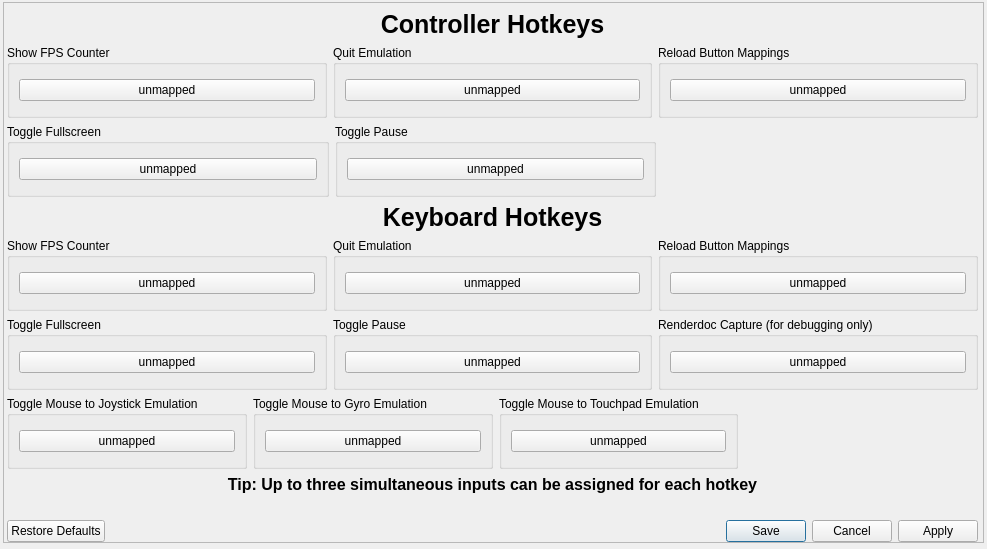
<?xml version="1.0" encoding="UTF-8"?>
<!-- SPDX-FileCopyrightText: Copyright 2024 shadPS4 Emulator Project
     SPDX-License-Identifier: GPL-2.0-or-later -->
<ui version="4.0">
 <class>Hotkeys</class>
 <widget class="QDialog" name="Hotkeys">
  <property name="windowModality">
   <enum>Qt::WindowModality::WindowModal</enum>
  </property>
  <property name="geometry">
   <rect>
    <x>0</x>
    <y>0</y>
    <width>987</width>
    <height>549</height>
   </rect>
  </property>
  <property name="windowTitle">
   <string>Customize Hotkeys</string>
  </property>
  <widget class="QScrollArea" name="scrollArea">
   <property name="geometry">
    <rect>
     <x>3</x>
     <y>2</y>
     <width>981</width>
     <height>541</height>
    </rect>
   </property>
   <property name="widgetResizable">
    <bool>true</bool>
   </property>
   <widget class="QWidget" name="scrollAreaWidgetContents">
    <property name="geometry">
     <rect>
      <x>0</x>
      <y>0</y>
      <width>979</width>
      <height>539</height>
     </rect>
    </property>
    <widget class="QWidget" name="verticalLayoutWidget_3">
     <property name="geometry">
      <rect>
       <x>3</x>
       <y>7</y>
       <width>971</width>
       <height>532</height>
      </rect>
     </property>
     <layout class="QVBoxLayout" name="HotkeysLayout">
      <item>
       <widget class="QLabel" name="controllerLabel">
        <property name="sizePolicy">
         <sizepolicy hsizetype="Preferred" vsizetype="Fixed">
          <horstretch>0</horstretch>
          <verstretch>0</verstretch>
         </sizepolicy>
        </property>
        <property name="font">
         <font>
          <pointsize>19</pointsize>
          <bold>true</bold>
         </font>
        </property>
        <property name="text">
         <string>Controller Hotkeys</string>
        </property>
        <property name="alignment">
         <set>Qt::AlignmentFlag::AlignCenter</set>
        </property>
       </widget>
      </item>
      <item>
       <layout class="QHBoxLayout" name="horizontalLayoutPad1">
        <item>
         <widget class="QGroupBox" name="fpsGroupboxPad">
          <property name="sizePolicy">
           <sizepolicy hsizetype="Expanding" vsizetype="Preferred">
            <horstretch>0</horstretch>
            <verstretch>0</verstretch>
           </sizepolicy>
          </property>
          <property name="title">
           <string>Show FPS Counter</string>
          </property>
          <layout class="QVBoxLayout" name="verticalLayout_2">
           <item>
            <widget class="QPushButton" name="fpsButtonPad">
             <property name="focusPolicy">
              <enum>Qt::FocusPolicy::NoFocus</enum>
             </property>
             <property name="text">
              <string>unmapped</string>
             </property>
            </widget>
           </item>
          </layout>
         </widget>
        </item>
        <item>
         <widget class="QGroupBox" name="quitGroupboxKB_2">
          <property name="sizePolicy">
           <sizepolicy hsizetype="Expanding" vsizetype="Preferred">
            <horstretch>0</horstretch>
            <verstretch>0</verstretch>
           </sizepolicy>
          </property>
          <property name="title">
           <string>Quit Emulation</string>
          </property>
          <layout class="QVBoxLayout" name="verticalLayout_5">
           <item>
            <widget class="QPushButton" name="quitButtonPad">
             <property name="focusPolicy">
              <enum>Qt::FocusPolicy::NoFocus</enum>
             </property>
             <property name="text">
              <string>unmapped</string>
             </property>
            </widget>
           </item>
          </layout>
         </widget>
        </item>
        <item>
         <widget class="QGroupBox" name="reloadMappingsBoxPad">
          <property name="sizePolicy">
           <sizepolicy hsizetype="Expanding" vsizetype="Preferred">
            <horstretch>0</horstretch>
            <verstretch>0</verstretch>
           </sizepolicy>
          </property>
          <property name="title">
           <string>Reload Button Mappings</string>
          </property>
          <layout class="QVBoxLayout" name="verticalLayout_6">
           <item>
            <widget class="QPushButton" name="reloadButtonPad">
             <property name="text">
              <string>unmapped</string>
             </property>
            </widget>
           </item>
          </layout>
         </widget>
        </item>
       </layout>
      </item>
      <item>
       <layout class="QHBoxLayout" name="horizontalLayoutPad2">
        <item>
         <widget class="QGroupBox" name="fullscreenGroupboxPad">
          <property name="sizePolicy">
           <sizepolicy hsizetype="Expanding" vsizetype="Preferred">
            <horstretch>0</horstretch>
            <verstretch>0</verstretch>
           </sizepolicy>
          </property>
          <property name="title">
           <string>Toggle Fullscreen</string>
          </property>
          <layout class="QVBoxLayout" name="verticalLayout_3">
           <item>
            <widget class="QPushButton" name="fullscreenButtonPad">
             <property name="focusPolicy">
              <enum>Qt::FocusPolicy::NoFocus</enum>
             </property>
             <property name="text">
              <string>unmapped</string>
             </property>
            </widget>
           </item>
          </layout>
         </widget>
        </item>
        <item>
         <widget class="QGroupBox" name="pauseGroupboxPad">
          <property name="sizePolicy">
           <sizepolicy hsizetype="Expanding" vsizetype="Preferred">
            <horstretch>0</horstretch>
            <verstretch>0</verstretch>
           </sizepolicy>
          </property>
          <property name="title">
           <string>Toggle Pause</string>
          </property>
          <layout class="QVBoxLayout" name="verticalLayout_4">
           <item>
            <widget class="QPushButton" name="pauseButtonPad">
             <property name="focusPolicy">
              <enum>Qt::FocusPolicy::NoFocus</enum>
             </property>
             <property name="text">
              <string>unmapped</string>
             </property>
            </widget>
           </item>
          </layout>
         </widget>
        </item>
        <item>
         <spacer name="horizontalSpacer_2">
          <property name="orientation">
           <enum>Qt::Orientation::Horizontal</enum>
          </property>
          <property name="sizeHint" stdset="0">
           <size>
            <width>40</width>
            <height>20</height>
           </size>
          </property>
         </spacer>
        </item>
       </layout>
      </item>
      <item>
       <widget class="QLabel" name="keyboardLabel">
        <property name="sizePolicy">
         <sizepolicy hsizetype="Preferred" vsizetype="Fixed">
          <horstretch>0</horstretch>
          <verstretch>0</verstretch>
         </sizepolicy>
        </property>
        <property name="font">
         <font>
          <pointsize>19</pointsize>
          <bold>true</bold>
         </font>
        </property>
        <property name="text">
         <string>Keyboard Hotkeys</string>
        </property>
        <property name="alignment">
         <set>Qt::AlignmentFlag::AlignCenter</set>
        </property>
       </widget>
      </item>
      <item>
       <layout class="QHBoxLayout" name="horizontalLayoutKB1">
        <item>
         <widget class="QGroupBox" name="fpsGroupboxKB">
          <property name="sizePolicy">
           <sizepolicy hsizetype="Expanding" vsizetype="Preferred">
            <horstretch>0</horstretch>
            <verstretch>0</verstretch>
           </sizepolicy>
          </property>
          <property name="title">
           <string>Show FPS Counter</string>
          </property>
          <layout class="QVBoxLayout" name="verticalLayout_7">
           <item>
            <widget class="QPushButton" name="fpsButtonKB">
             <property name="focusPolicy">
              <enum>Qt::FocusPolicy::NoFocus</enum>
             </property>
             <property name="text">
              <string>unmapped</string>
             </property>
            </widget>
           </item>
          </layout>
         </widget>
        </item>
        <item>
         <widget class="QGroupBox" name="quitGroupboxKB">
          <property name="sizePolicy">
           <sizepolicy hsizetype="Expanding" vsizetype="Preferred">
            <horstretch>0</horstretch>
            <verstretch>0</verstretch>
           </sizepolicy>
          </property>
          <property name="title">
           <string>Quit Emulation</string>
          </property>
          <layout class="QVBoxLayout" name="verticalLayout_9">
           <item>
            <widget class="QPushButton" name="quitButtonKB">
             <property name="focusPolicy">
              <enum>Qt::FocusPolicy::NoFocus</enum>
             </property>
             <property name="text">
              <string>unmapped</string>
             </property>
            </widget>
           </item>
          </layout>
         </widget>
        </item>
        <item>
         <widget class="QGroupBox" name="reloadMappingsBoxKB">
          <property name="sizePolicy">
           <sizepolicy hsizetype="Expanding" vsizetype="Preferred">
            <horstretch>0</horstretch>
            <verstretch>0</verstretch>
           </sizepolicy>
          </property>
          <property name="title">
           <string>Reload Button Mappings</string>
          </property>
          <layout class="QVBoxLayout" name="verticalLayout_11">
           <item>
            <widget class="QPushButton" name="reloadButtonKB">
             <property name="focusPolicy">
              <enum>Qt::FocusPolicy::NoFocus</enum>
             </property>
             <property name="text">
              <string>unmapped</string>
             </property>
            </widget>
           </item>
          </layout>
         </widget>
        </item>
       </layout>
      </item>
      <item>
       <layout class="QHBoxLayout" name="horizontalLayoutKB2">
        <item>
         <widget class="QGroupBox" name="fullscreenGroupboxKB">
          <property name="sizePolicy">
           <sizepolicy hsizetype="Expanding" vsizetype="Preferred">
            <horstretch>0</horstretch>
            <verstretch>0</verstretch>
           </sizepolicy>
          </property>
          <property name="title">
           <string>Toggle Fullscreen</string>
          </property>
          <layout class="QVBoxLayout" name="verticalLayout_8">
           <item>
            <widget class="QPushButton" name="fullscreenButtonKB">
             <property name="focusPolicy">
              <enum>Qt::FocusPolicy::NoFocus</enum>
             </property>
             <property name="text">
              <string>unmapped</string>
             </property>
            </widget>
           </item>
          </layout>
         </widget>
        </item>
        <item>
         <widget class="QGroupBox" name="pauseGroupboxKB">
          <property name="sizePolicy">
           <sizepolicy hsizetype="Expanding" vsizetype="Preferred">
            <horstretch>0</horstretch>
            <verstretch>0</verstretch>
           </sizepolicy>
          </property>
          <property name="title">
           <string>Toggle Pause</string>
          </property>
          <layout class="QVBoxLayout" name="verticalLayout_10">
           <item>
            <widget class="QPushButton" name="pauseButtonKB">
             <property name="focusPolicy">
              <enum>Qt::FocusPolicy::NoFocus</enum>
             </property>
             <property name="text">
              <string>unmapped</string>
             </property>
            </widget>
           </item>
          </layout>
         </widget>
        </item>
        <item>
         <widget class="QGroupBox" name="renderdocGroupbox">
          <property name="sizePolicy">
           <sizepolicy hsizetype="Expanding" vsizetype="Preferred">
            <horstretch>0</horstretch>
            <verstretch>0</verstretch>
           </sizepolicy>
          </property>
          <property name="title">
           <string>Renderdoc Capture (for debugging only)</string>
          </property>
          <layout class="QVBoxLayout" name="verticalLayout_12">
           <item>
            <widget class="QPushButton" name="renderdocButton">
             <property name="focusPolicy">
              <enum>Qt::FocusPolicy::NoFocus</enum>
             </property>
             <property name="text">
              <string>unmapped</string>
             </property>
            </widget>
           </item>
          </layout>
         </widget>
        </item>
       </layout>
      </item>
      <item>
       <layout class="QHBoxLayout" name="horizontalLayout">
        <item>
         <widget class="QGroupBox" name="mouseJoystickGroupbox">
          <property name="sizePolicy">
           <sizepolicy hsizetype="Expanding" vsizetype="Preferred">
            <horstretch>0</horstretch>
            <verstretch>0</verstretch>
           </sizepolicy>
          </property>
          <property name="title">
           <string>Toggle Mouse to Joystick Emulation</string>
          </property>
          <layout class="QVBoxLayout" name="verticalLayout_13">
           <item>
            <widget class="QPushButton" name="mouseJoystickButton">
             <property name="focusPolicy">
              <enum>Qt::FocusPolicy::NoFocus</enum>
             </property>
             <property name="text">
              <string>unmapped</string>
             </property>
            </widget>
           </item>
          </layout>
         </widget>
        </item>
        <item>
         <widget class="QGroupBox" name="mouseGyroGroupbox">
          <property name="sizePolicy">
           <sizepolicy hsizetype="Expanding" vsizetype="Preferred">
            <horstretch>0</horstretch>
            <verstretch>0</verstretch>
           </sizepolicy>
          </property>
          <property name="title">
           <string>Toggle Mouse to Gyro Emulation</string>
          </property>
          <layout class="QVBoxLayout" name="verticalLayout_14">
           <item>
            <widget class="QPushButton" name="mouseGyroButton">
             <property name="focusPolicy">
              <enum>Qt::FocusPolicy::NoFocus</enum>
             </property>
             <property name="text">
              <string>unmapped</string>
             </property>
            </widget>
           </item>
          </layout>
         </widget>
        </item>
        <item>
         <widget class="QGroupBox" name="mouseTouchpadGroupbox">
          <property name="sizePolicy">
           <sizepolicy hsizetype="Expanding" vsizetype="Preferred">
            <horstretch>0</horstretch>
            <verstretch>0</verstretch>
           </sizepolicy>
          </property>
          <property name="title">
           <string>Toggle Mouse to Touchpad Emulation</string>
          </property>
          <layout class="QVBoxLayout" name="verticalLayout_14">
           <item>
            <widget class="QPushButton" name="mouseTouchpadButton">
             <property name="focusPolicy">
              <enum>Qt::FocusPolicy::NoFocus</enum>
             </property>
             <property name="text">
              <string>unmapped</string>
             </property>
            </widget>
           </item>
          </layout>
         </widget>
        </item>
        <item>
         <spacer name="horizontalSpacer_3">
          <property name="orientation">
           <enum>Qt::Orientation::Horizontal</enum>
          </property>
          <property name="sizeHint" stdset="0">
           <size>
            <width>40</width>
            <height>20</height>
           </size>
          </property>
         </spacer>
        </item>
       </layout>
      </item>
      <item>
       <widget class="QLabel" name="tipLabel">
        <property name="sizePolicy">
         <sizepolicy hsizetype="Preferred" vsizetype="Fixed">
          <horstretch>0</horstretch>
          <verstretch>0</verstretch>
         </sizepolicy>
        </property>
        <property name="font">
         <font>
          <pointsize>12</pointsize>
          <bold>true</bold>
         </font>
        </property>
        <property name="text">
         <string>Tip: Up to three simultaneous inputs can be assigned for each hotkey</string>
        </property>
        <property name="alignment">
         <set>Qt::AlignmentFlag::AlignCenter</set>
        </property>
       </widget>
      </item>
      <item>
       <spacer name="horizontalSpacer">
        <property name="orientation">
         <enum>Qt::Orientation::Horizontal</enum>
        </property>
        <property name="sizeHint" stdset="0">
         <size>
          <width>40</width>
          <height>20</height>
         </size>
        </property>
       </spacer>
      </item>
      <item>
       <widget class="QDialogButtonBox" name="buttonBox">
        <property name="orientation">
         <enum>Qt::Orientation::Horizontal</enum>
        </property>
        <property name="standardButtons">
         <set>QDialogButtonBox::StandardButton::Apply|QDialogButtonBox::StandardButton::Cancel|QDialogButtonBox::StandardButton::RestoreDefaults|QDialogButtonBox::StandardButton::Save</set>
        </property>
       </widget>
      </item>
     </layout>
    </widget>
   </widget>
  </widget>
 </widget>
 <resources/>
 <connections>
  <connection>
   <sender>buttonBox</sender>
   <signal>accepted()</signal>
   <receiver>Hotkeys</receiver>
   <slot>accept()</slot>
   <hints>
    <hint type="sourcelabel">
     <x>248</x>
     <y>254</y>
    </hint>
    <hint type="destinationlabel">
     <x>157</x>
     <y>274</y>
    </hint>
   </hints>
  </connection>
  <connection>
   <sender>buttonBox</sender>
   <signal>rejected()</signal>
   <receiver>Hotkeys</receiver>
   <slot>reject()</slot>
   <hints>
    <hint type="sourcelabel">
     <x>316</x>
     <y>260</y>
    </hint>
    <hint type="destinationlabel">
     <x>286</x>
     <y>274</y>
    </hint>
   </hints>
  </connection>
 </connections>
</ui>
